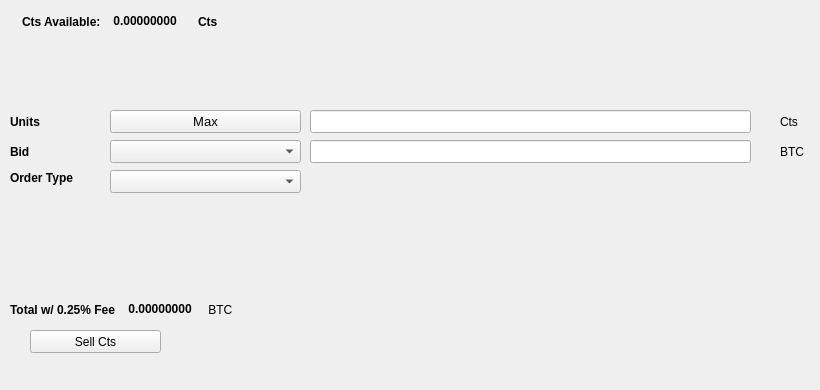
   <widget class="QWidget" name="SellTab">
    <attribute name="title">
     <string>Sell</string>
    </attribute>
    <widget class="QLabel" name="label_16">
     <property name="geometry">
      <rect>
       <x>780</x>
       <y>140</y>
       <width>31</width>
       <height>23</height>
      </rect>
     </property>
     <property name="text">
      <string>BTC</string>
     </property>
    </widget>
    <widget class="QComboBox" name="SellBidcomboBox">
     <property name="geometry">
      <rect>
       <x>110</x>
       <y>140</y>
       <width>191</width>
       <height>23</height>
      </rect>
     </property>
     <property name="font">
      <font>
       <pointsize>10</pointsize>
      </font>
     </property>
    </widget>
    <widget class="QLabel" name="label_18">
     <property name="geometry">
      <rect>
       <x>10</x>
       <y>110</y>
       <width>46</width>
       <height>23</height>
      </rect>
     </property>
     <property name="font">
      <font>
       <weight>75</weight>
       <bold>true</bold>
      </font>
     </property>
     <property name="text">
      <string>Units</string>
     </property>
    </widget>
    <widget class="QPushButton" name="Sell_Max_Amount">
     <property name="geometry">
      <rect>
       <x>110</x>
       <y>110</y>
       <width>191</width>
       <height>23</height>
      </rect>
     </property>
     <property name="font">
      <font>
       <pointsize>10</pointsize>
      </font>
     </property>
     <property name="text">
      <string>Max</string>
     </property>
    </widget>
    <widget class="QLabel" name="label_20">
     <property name="geometry">
      <rect>
       <x>10</x>
       <y>170</y>
       <width>91</width>
       <height>16</height>
      </rect>
     </property>
     <property name="font">
      <font>
       <weight>75</weight>
       <bold>true</bold>
      </font>
     </property>
     <property name="text">
      <string>Order Type</string>
     </property>
    </widget>
    <widget class="QComboBox" name="SellOrdertypeCombo">
     <property name="geometry">
      <rect>
       <x>110</x>
       <y>170</y>
       <width>191</width>
       <height>23</height>
      </rect>
     </property>
     <property name="font">
      <font>
       <pointsize>10</pointsize>
      </font>
     </property>
    </widget>
    <widget class="QLabel" name="label_21">
     <property name="geometry">
      <rect>
       <x>10</x>
       <y>140</y>
       <width>46</width>
       <height>23</height>
      </rect>
     </property>
     <property name="font">
      <font>
       <weight>75</weight>
       <bold>true</bold>
      </font>
     </property>
     <property name="text">
      <string>Bid</string>
     </property>
    </widget>
    <widget class="QLabel" name="label_22">
     <property name="geometry">
      <rect>
       <x>780</x>
       <y>110</y>
       <width>31</width>
       <height>23</height>
      </rect>
     </property>
     <property name="text">
      <string>Cts</string>
     </property>
    </widget>
    <widget class="QLineEdit" name="UnitsInputCts">
     <property name="geometry">
      <rect>
       <x>310</x>
       <y>110</y>
       <width>441</width>
       <height>23</height>
      </rect>
     </property>
     <property name="font">
      <font>
       <pointsize>9</pointsize>
       <weight>75</weight>
       <bold>true</bold>
      </font>
     </property>
    </widget>
    <widget class="QLineEdit" name="SellBidPriceEdit">
     <property name="geometry">
      <rect>
       <x>310</x>
       <y>140</y>
       <width>441</width>
       <height>23</height>
      </rect>
     </property>
     <property name="font">
      <font>
       <pointsize>9</pointsize>
       <weight>75</weight>
       <bold>true</bold>
      </font>
     </property>
    </widget>
    <widget class="QPushButton" name="SellCtsBTN">
     <property name="geometry">
      <rect>
       <x>30</x>
       <y>330</y>
       <width>131</width>
       <height>23</height>
      </rect>
     </property>
     <property name="text">
      <string>Sell Cts</string>
     </property>
     <property name="icon">
      <iconset resource="../cts">
       <normaloff>:/icons/bitcoin</normaloff>:/icons/bitcoin</iconset>
     </property>
    </widget>
    <widget class="QWidget" name="layoutWidget3">
     <property name="geometry">
      <rect>
       <x>22</x>
       <y>12</y>
       <width>258</width>
       <height>19</height>
      </rect>
     </property>
     <layout class="QHBoxLayout" name="horizontalLayout">
      <item>
       <widget class="QLabel" name="label232_2">
        <property name="font">
         <font>
          <weight>75</weight>
          <bold>true</bold>
         </font>
        </property>
        <property name="text">
         <string>Cts Available:</string>
        </property>
       </widget>
      </item>
      <item>
       <widget class="QLabel" name="CtsAvailableLabel">
        <property name="palette">
         <palette>
          <active>
           <colorrole role="WindowText">
            <brush brushstyle="SolidPattern">
             <color alpha="255">
              <red>0</red>
              <green>0</green>
              <blue>0</blue>
             </color>
            </brush>
           </colorrole>
           <colorrole role="Button">
            <brush brushstyle="SolidPattern">
             <color alpha="255">
              <red>0</red>
              <green>170</green>
              <blue>0</blue>
             </color>
            </brush>
           </colorrole>
           <colorrole role="Light">
            <brush brushstyle="SolidPattern">
             <color alpha="255">
              <red>0</red>
              <green>255</green>
              <blue>0</blue>
             </color>
            </brush>
           </colorrole>
           <colorrole role="Midlight">
            <brush brushstyle="SolidPattern">
             <color alpha="255">
              <red>0</red>
              <green>212</green>
              <blue>0</blue>
             </color>
            </brush>
           </colorrole>
           <colorrole role="Dark">
            <brush brushstyle="SolidPattern">
             <color alpha="255">
              <red>0</red>
              <green>85</green>
              <blue>0</blue>
             </color>
            </brush>
           </colorrole>
           <colorrole role="Mid">
            <brush brushstyle="SolidPattern">
             <color alpha="255">
              <red>0</red>
              <green>113</green>
              <blue>0</blue>
             </color>
            </brush>
           </colorrole>
           <colorrole role="Text">
            <brush brushstyle="SolidPattern">
             <color alpha="255">
              <red>0</red>
              <green>170</green>
              <blue>0</blue>
             </color>
            </brush>
           </colorrole>
           <colorrole role="BrightText">
            <brush brushstyle="SolidPattern">
             <color alpha="255">
              <red>255</red>
              <green>255</green>
              <blue>255</blue>
             </color>
            </brush>
           </colorrole>
           <colorrole role="ButtonText">
            <brush brushstyle="SolidPattern">
             <color alpha="255">
              <red>0</red>
              <green>0</green>
              <blue>0</blue>
             </color>
            </brush>
           </colorrole>
           <colorrole role="Base">
            <brush brushstyle="SolidPattern">
             <color alpha="255">
              <red>255</red>
              <green>255</green>
              <blue>255</blue>
             </color>
            </brush>
           </colorrole>
           <colorrole role="Window">
            <brush brushstyle="SolidPattern">
             <color alpha="255">
              <red>0</red>
              <green>170</green>
              <blue>0</blue>
             </color>
            </brush>
           </colorrole>
           <colorrole role="Shadow">
            <brush brushstyle="SolidPattern">
             <color alpha="255">
              <red>0</red>
              <green>0</green>
              <blue>0</blue>
             </color>
            </brush>
           </colorrole>
           <colorrole role="AlternateBase">
            <brush brushstyle="SolidPattern">
             <color alpha="255">
              <red>127</red>
              <green>212</green>
              <blue>127</blue>
             </color>
            </brush>
           </colorrole>
           <colorrole role="ToolTipBase">
            <brush brushstyle="SolidPattern">
             <color alpha="255">
              <red>255</red>
              <green>255</green>
              <blue>220</blue>
             </color>
            </brush>
           </colorrole>
           <colorrole role="ToolTipText">
            <brush brushstyle="SolidPattern">
             <color alpha="255">
              <red>0</red>
              <green>0</green>
              <blue>0</blue>
             </color>
            </brush>
           </colorrole>
          </active>
          <inactive>
           <colorrole role="WindowText">
            <brush brushstyle="SolidPattern">
             <color alpha="255">
              <red>0</red>
              <green>0</green>
              <blue>0</blue>
             </color>
            </brush>
           </colorrole>
           <colorrole role="Button">
            <brush brushstyle="SolidPattern">
             <color alpha="255">
              <red>0</red>
              <green>170</green>
              <blue>0</blue>
             </color>
            </brush>
           </colorrole>
           <colorrole role="Light">
            <brush brushstyle="SolidPattern">
             <color alpha="255">
              <red>0</red>
              <green>255</green>
              <blue>0</blue>
             </color>
            </brush>
           </colorrole>
           <colorrole role="Midlight">
            <brush brushstyle="SolidPattern">
             <color alpha="255">
              <red>0</red>
              <green>212</green>
              <blue>0</blue>
             </color>
            </brush>
           </colorrole>
           <colorrole role="Dark">
            <brush brushstyle="SolidPattern">
             <color alpha="255">
              <red>0</red>
              <green>85</green>
              <blue>0</blue>
             </color>
            </brush>
           </colorrole>
           <colorrole role="Mid">
            <brush brushstyle="SolidPattern">
             <color alpha="255">
              <red>0</red>
              <green>113</green>
              <blue>0</blue>
             </color>
            </brush>
           </colorrole>
           <colorrole role="Text">
            <brush brushstyle="SolidPattern">
             <color alpha="255">
              <red>0</red>
              <green>170</green>
              <blue>0</blue>
             </color>
            </brush>
           </colorrole>
           <colorrole role="BrightText">
            <brush brushstyle="SolidPattern">
             <color alpha="255">
              <red>255</red>
              <green>255</green>
              <blue>255</blue>
             </color>
            </brush>
           </colorrole>
           <colorrole role="ButtonText">
            <brush brushstyle="SolidPattern">
             <color alpha="255">
              <red>0</red>
              <green>0</green>
              <blue>0</blue>
             </color>
            </brush>
           </colorrole>
           <colorrole role="Base">
            <brush brushstyle="SolidPattern">
             <color alpha="255">
              <red>255</red>
              <green>255</green>
              <blue>255</blue>
             </color>
            </brush>
           </colorrole>
           <colorrole role="Window">
            <brush brushstyle="SolidPattern">
             <color alpha="255">
              <red>0</red>
              <green>170</green>
              <blue>0</blue>
             </color>
            </brush>
           </colorrole>
           <colorrole role="Shadow">
            <brush brushstyle="SolidPattern">
             <color alpha="255">
              <red>0</red>
              <green>0</green>
              <blue>0</blue>
             </color>
            </brush>
           </colorrole>
           <colorrole role="AlternateBase">
            <brush brushstyle="SolidPattern">
             <color alpha="255">
              <red>127</red>
              <green>212</green>
              <blue>127</blue>
             </color>
            </brush>
           </colorrole>
           <colorrole role="ToolTipBase">
            <brush brushstyle="SolidPattern">
             <color alpha="255">
              <red>255</red>
              <green>255</green>
              <blue>220</blue>
             </color>
            </brush>
           </colorrole>
           <colorrole role="ToolTipText">
            <brush brushstyle="SolidPattern">
             <color alpha="255">
              <red>0</red>
              <green>0</green>
              <blue>0</blue>
             </color>
            </brush>
           </colorrole>
          </inactive>
          <disabled>
           <colorrole role="WindowText">
            <brush brushstyle="SolidPattern">
             <color alpha="255">
              <red>0</red>
              <green>85</green>
              <blue>0</blue>
             </color>
            </brush>
           </colorrole>
           <colorrole role="Button">
            <brush brushstyle="SolidPattern">
             <color alpha="255">
              <red>0</red>
              <green>170</green>
              <blue>0</blue>
             </color>
            </brush>
           </colorrole>
           <colorrole role="Light">
            <brush brushstyle="SolidPattern">
             <color alpha="255">
              <red>0</red>
              <green>255</green>
              <blue>0</blue>
             </color>
            </brush>
           </colorrole>
           <colorrole role="Midlight">
            <brush brushstyle="SolidPattern">
             <color alpha="255">
              <red>0</red>
              <green>212</green>
              <blue>0</blue>
             </color>
            </brush>
           </colorrole>
           <colorrole role="Dark">
            <brush brushstyle="SolidPattern">
             <color alpha="255">
              <red>0</red>
              <green>85</green>
              <blue>0</blue>
             </color>
            </brush>
           </colorrole>
           <colorrole role="Mid">
            <brush brushstyle="SolidPattern">
             <color alpha="255">
              <red>0</red>
              <green>113</green>
              <blue>0</blue>
             </color>
            </brush>
           </colorrole>
           <colorrole role="Text">
            <brush brushstyle="SolidPattern">
             <color alpha="255">
              <red>0</red>
              <green>85</green>
              <blue>0</blue>
             </color>
            </brush>
           </colorrole>
           <colorrole role="BrightText">
            <brush brushstyle="SolidPattern">
             <color alpha="255">
              <red>255</red>
              <green>255</green>
              <blue>255</blue>
             </color>
            </brush>
           </colorrole>
           <colorrole role="ButtonText">
            <brush brushstyle="SolidPattern">
             <color alpha="255">
              <red>0</red>
              <green>85</green>
              <blue>0</blue>
             </color>
            </brush>
           </colorrole>
           <colorrole role="Base">
            <brush brushstyle="SolidPattern">
             <color alpha="255">
              <red>0</red>
              <green>170</green>
              <blue>0</blue>
             </color>
            </brush>
           </colorrole>
           <colorrole role="Window">
            <brush brushstyle="SolidPattern">
             <color alpha="255">
              <red>0</red>
              <green>170</green>
              <blue>0</blue>
             </color>
            </brush>
           </colorrole>
           <colorrole role="Shadow">
            <brush brushstyle="SolidPattern">
             <color alpha="255">
              <red>0</red>
              <green>0</green>
              <blue>0</blue>
             </color>
            </brush>
           </colorrole>
           <colorrole role="AlternateBase">
            <brush brushstyle="SolidPattern">
             <color alpha="255">
              <red>0</red>
              <green>170</green>
              <blue>0</blue>
             </color>
            </brush>
           </colorrole>
           <colorrole role="ToolTipBase">
            <brush brushstyle="SolidPattern">
             <color alpha="255">
              <red>255</red>
              <green>255</green>
              <blue>220</blue>
             </color>
            </brush>
           </colorrole>
           <colorrole role="ToolTipText">
            <brush brushstyle="SolidPattern">
             <color alpha="255">
              <red>0</red>
              <green>0</green>
              <blue>0</blue>
             </color>
            </brush>
           </colorrole>
          </disabled>
         </palette>
        </property>
        <property name="font">
         <font>
          <weight>75</weight>
          <bold>true</bold>
         </font>
        </property>
        <property name="text">
         <string> 0.00000000 </string>
        </property>
        <property name="textInteractionFlags">
         <set>Qt::LinksAccessibleByMouse|Qt::TextSelectableByKeyboard|Qt::TextSelectableByMouse</set>
        </property>
       </widget>
      </item>
      <item>
       <widget class="QLabel" name="labelCts">
        <property name="font">
         <font>
          <weight>75</weight>
          <bold>true</bold>
         </font>
        </property>
        <property name="text">
         <string>Cts</string>
        </property>
       </widget>
      </item>
     </layout>
    </widget>
    <widget class="QWidget" name="layoutWidget">
     <property name="geometry">
      <rect>
       <x>10</x>
       <y>300</y>
       <width>268</width>
       <height>19</height>
      </rect>
     </property>
     <layout class="QHBoxLayout" name="horizontalLayout_2">
      <item>
       <widget class="QLabel" name="label_19">
        <property name="font">
         <font>
          <weight>75</weight>
          <bold>true</bold>
         </font>
        </property>
        <property name="text">
         <string>Total w/ 0.25% Fee </string>
        </property>
       </widget>
      </item>
      <item>
       <widget class="QLabel" name="SellCostLabel">
        <property name="palette">
         <palette>
          <active>
           <colorrole role="WindowText">
            <brush brushstyle="SolidPattern">
             <color alpha="255">
              <red>0</red>
              <green>0</green>
              <blue>0</blue>
             </color>
            </brush>
           </colorrole>
           <colorrole role="Button">
            <brush brushstyle="SolidPattern">
             <color alpha="255">
              <red>0</red>
              <green>170</green>
              <blue>0</blue>
             </color>
            </brush>
           </colorrole>
           <colorrole role="Light">
            <brush brushstyle="SolidPattern">
             <color alpha="255">
              <red>0</red>
              <green>255</green>
              <blue>0</blue>
             </color>
            </brush>
           </colorrole>
           <colorrole role="Midlight">
            <brush brushstyle="SolidPattern">
             <color alpha="255">
              <red>0</red>
              <green>212</green>
              <blue>0</blue>
             </color>
            </brush>
           </colorrole>
           <colorrole role="Dark">
            <brush brushstyle="SolidPattern">
             <color alpha="255">
              <red>0</red>
              <green>85</green>
              <blue>0</blue>
             </color>
            </brush>
           </colorrole>
           <colorrole role="Mid">
            <brush brushstyle="SolidPattern">
             <color alpha="255">
              <red>0</red>
              <green>113</green>
              <blue>0</blue>
             </color>
            </brush>
           </colorrole>
           <colorrole role="Text">
            <brush brushstyle="SolidPattern">
             <color alpha="255">
              <red>0</red>
              <green>170</green>
              <blue>0</blue>
             </color>
            </brush>
           </colorrole>
           <colorrole role="BrightText">
            <brush brushstyle="SolidPattern">
             <color alpha="255">
              <red>255</red>
              <green>255</green>
              <blue>255</blue>
             </color>
            </brush>
           </colorrole>
           <colorrole role="ButtonText">
            <brush brushstyle="SolidPattern">
             <color alpha="255">
              <red>0</red>
              <green>0</green>
              <blue>0</blue>
             </color>
            </brush>
           </colorrole>
           <colorrole role="Base">
            <brush brushstyle="SolidPattern">
             <color alpha="255">
              <red>255</red>
              <green>255</green>
              <blue>255</blue>
             </color>
            </brush>
           </colorrole>
           <colorrole role="Window">
            <brush brushstyle="SolidPattern">
             <color alpha="255">
              <red>0</red>
              <green>170</green>
              <blue>0</blue>
             </color>
            </brush>
           </colorrole>
           <colorrole role="Shadow">
            <brush brushstyle="SolidPattern">
             <color alpha="255">
              <red>0</red>
              <green>0</green>
              <blue>0</blue>
             </color>
            </brush>
           </colorrole>
           <colorrole role="AlternateBase">
            <brush brushstyle="SolidPattern">
             <color alpha="255">
              <red>127</red>
              <green>212</green>
              <blue>127</blue>
             </color>
            </brush>
           </colorrole>
           <colorrole role="ToolTipBase">
            <brush brushstyle="SolidPattern">
             <color alpha="255">
              <red>255</red>
              <green>255</green>
              <blue>220</blue>
             </color>
            </brush>
           </colorrole>
           <colorrole role="ToolTipText">
            <brush brushstyle="SolidPattern">
             <color alpha="255">
              <red>0</red>
              <green>0</green>
              <blue>0</blue>
             </color>
            </brush>
           </colorrole>
          </active>
          <inactive>
           <colorrole role="WindowText">
            <brush brushstyle="SolidPattern">
             <color alpha="255">
              <red>0</red>
              <green>0</green>
              <blue>0</blue>
             </color>
            </brush>
           </colorrole>
           <colorrole role="Button">
            <brush brushstyle="SolidPattern">
             <color alpha="255">
              <red>0</red>
              <green>170</green>
              <blue>0</blue>
             </color>
            </brush>
           </colorrole>
           <colorrole role="Light">
            <brush brushstyle="SolidPattern">
             <color alpha="255">
              <red>0</red>
              <green>255</green>
              <blue>0</blue>
             </color>
            </brush>
           </colorrole>
           <colorrole role="Midlight">
            <brush brushstyle="SolidPattern">
             <color alpha="255">
              <red>0</red>
              <green>212</green>
              <blue>0</blue>
             </color>
            </brush>
           </colorrole>
           <colorrole role="Dark">
            <brush brushstyle="SolidPattern">
             <color alpha="255">
              <red>0</red>
              <green>85</green>
              <blue>0</blue>
             </color>
            </brush>
           </colorrole>
           <colorrole role="Mid">
            <brush brushstyle="SolidPattern">
             <color alpha="255">
              <red>0</red>
              <green>113</green>
              <blue>0</blue>
             </color>
            </brush>
           </colorrole>
           <colorrole role="Text">
            <brush brushstyle="SolidPattern">
             <color alpha="255">
              <red>0</red>
              <green>170</green>
              <blue>0</blue>
             </color>
            </brush>
           </colorrole>
           <colorrole role="BrightText">
            <brush brushstyle="SolidPattern">
             <color alpha="255">
              <red>255</red>
              <green>255</green>
              <blue>255</blue>
             </color>
            </brush>
           </colorrole>
           <colorrole role="ButtonText">
            <brush brushstyle="SolidPattern">
             <color alpha="255">
              <red>0</red>
              <green>0</green>
              <blue>0</blue>
             </color>
            </brush>
           </colorrole>
           <colorrole role="Base">
            <brush brushstyle="SolidPattern">
             <color alpha="255">
              <red>255</red>
              <green>255</green>
              <blue>255</blue>
             </color>
            </brush>
           </colorrole>
           <colorrole role="Window">
            <brush brushstyle="SolidPattern">
             <color alpha="255">
              <red>0</red>
              <green>170</green>
              <blue>0</blue>
             </color>
            </brush>
           </colorrole>
           <colorrole role="Shadow">
            <brush brushstyle="SolidPattern">
             <color alpha="255">
              <red>0</red>
              <green>0</green>
              <blue>0</blue>
             </color>
            </brush>
           </colorrole>
           <colorrole role="AlternateBase">
            <brush brushstyle="SolidPattern">
             <color alpha="255">
              <red>127</red>
              <green>212</green>
              <blue>127</blue>
             </color>
            </brush>
           </colorrole>
           <colorrole role="ToolTipBase">
            <brush brushstyle="SolidPattern">
             <color alpha="255">
              <red>255</red>
              <green>255</green>
              <blue>220</blue>
             </color>
            </brush>
           </colorrole>
           <colorrole role="ToolTipText">
            <brush brushstyle="SolidPattern">
             <color alpha="255">
              <red>0</red>
              <green>0</green>
              <blue>0</blue>
             </color>
            </brush>
           </colorrole>
          </inactive>
          <disabled>
           <colorrole role="WindowText">
            <brush brushstyle="SolidPattern">
             <color alpha="255">
              <red>0</red>
              <green>85</green>
              <blue>0</blue>
             </color>
            </brush>
           </colorrole>
           <colorrole role="Button">
            <brush brushstyle="SolidPattern">
             <color alpha="255">
              <red>0</red>
              <green>170</green>
              <blue>0</blue>
             </color>
            </brush>
           </colorrole>
           <colorrole role="Light">
            <brush brushstyle="SolidPattern">
             <color alpha="255">
              <red>0</red>
              <green>255</green>
              <blue>0</blue>
             </color>
            </brush>
           </colorrole>
           <colorrole role="Midlight">
            <brush brushstyle="SolidPattern">
             <color alpha="255">
              <red>0</red>
              <green>212</green>
              <blue>0</blue>
             </color>
            </brush>
           </colorrole>
           <colorrole role="Dark">
            <brush brushstyle="SolidPattern">
             <color alpha="255">
              <red>0</red>
              <green>85</green>
              <blue>0</blue>
             </color>
            </brush>
           </colorrole>
           <colorrole role="Mid">
            <brush brushstyle="SolidPattern">
             <color alpha="255">
              <red>0</red>
              <green>113</green>
              <blue>0</blue>
             </color>
            </brush>
           </colorrole>
           <colorrole role="Text">
            <brush brushstyle="SolidPattern">
             <color alpha="255">
              <red>0</red>
              <green>85</green>
              <blue>0</blue>
             </color>
            </brush>
           </colorrole>
           <colorrole role="BrightText">
            <brush brushstyle="SolidPattern">
             <color alpha="255">
              <red>255</red>
              <green>255</green>
              <blue>255</blue>
             </color>
            </brush>
           </colorrole>
           <colorrole role="ButtonText">
            <brush brushstyle="SolidPattern">
             <color alpha="255">
              <red>0</red>
              <green>85</green>
              <blue>0</blue>
             </color>
            </brush>
           </colorrole>
           <colorrole role="Base">
            <brush brushstyle="SolidPattern">
             <color alpha="255">
              <red>0</red>
              <green>170</green>
              <blue>0</blue>
             </color>
            </brush>
           </colorrole>
           <colorrole role="Window">
            <brush brushstyle="SolidPattern">
             <color alpha="255">
              <red>0</red>
              <green>170</green>
              <blue>0</blue>
             </color>
            </brush>
           </colorrole>
           <colorrole role="Shadow">
            <brush brushstyle="SolidPattern">
             <color alpha="255">
              <red>0</red>
              <green>0</green>
              <blue>0</blue>
             </color>
            </brush>
           </colorrole>
           <colorrole role="AlternateBase">
            <brush brushstyle="SolidPattern">
             <color alpha="255">
              <red>0</red>
              <green>170</green>
              <blue>0</blue>
             </color>
            </brush>
           </colorrole>
           <colorrole role="ToolTipBase">
            <brush brushstyle="SolidPattern">
             <color alpha="255">
              <red>255</red>
              <green>255</green>
              <blue>220</blue>
             </color>
            </brush>
           </colorrole>
           <colorrole role="ToolTipText">
            <brush brushstyle="SolidPattern">
             <color alpha="255">
              <red>0</red>
              <green>0</green>
              <blue>0</blue>
             </color>
            </brush>
           </colorrole>
          </disabled>
         </palette>
        </property>
        <property name="font">
         <font>
          <weight>75</weight>
          <bold>true</bold>
         </font>
        </property>
        <property name="autoFillBackground">
         <bool>false</bool>
        </property>
        <property name="text">
         <string> 0.00000000</string>
        </property>
        <property name="textInteractionFlags">
         <set>Qt::LinksAccessibleByMouse|Qt::TextSelectableByMouse</set>
        </property>
       </widget>
      </item>
      <item>
       <widget class="QLabel" name="label_17">
        <property name="font">
         <font>
          <weight>50</weight>
          <bold>false</bold>
         </font>
        </property>
        <property name="text">
         <string> BTC</string>
        </property>
       </widget>
      </item>
     </layout>
    </widget>
    <widget class="QLabel" name="label_23">
     <property name="geometry">
      <rect>
       <x>460</x>
       <y>300</y>
       <width>281</width>
       <height>81</height>
      </rect>
     </property>
     <property name="text">
      <string/>
     </property>
     <property name="pixmap">
      <pixmap>:/images/bittrex</pixmap>
     </property>
    </widget>
   </widget>
